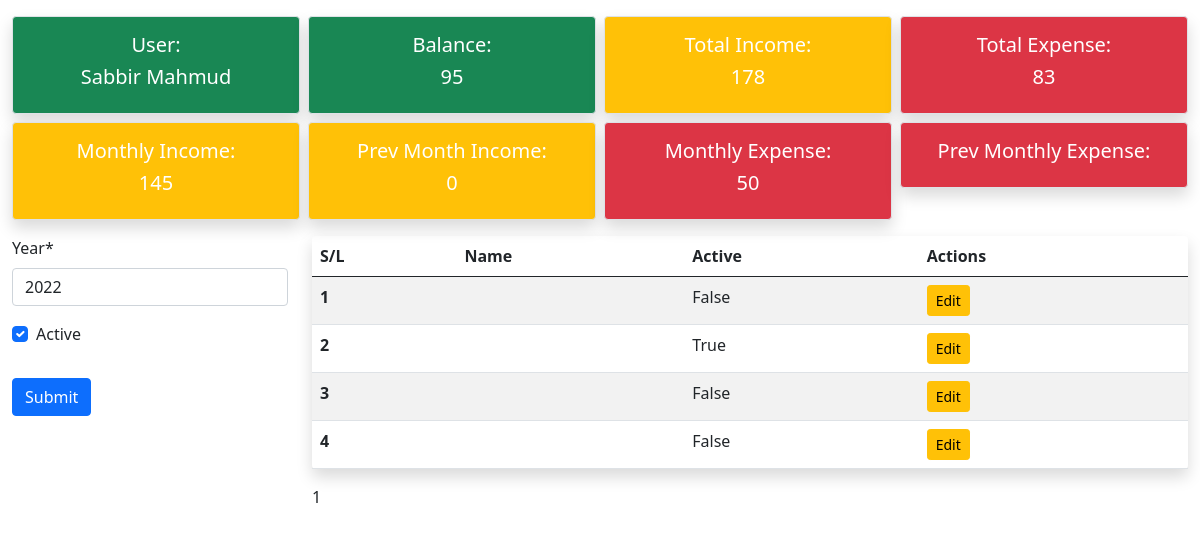
Screenshot of /years/1 (signed in) with the database file from the repository.
### history/models.py (models this page shows, shortened)
class Year(models.Model):
    year = models.CharField(max_length=10)
    active = models.BooleanField(default=False)

class Month(models.Model):
    month = models.CharField(max_length=10)
    active = models.BooleanField(default=False)

### history/views.py (the view)
# urls.py: path('years/<str:pk>', views.edit_years, name='edit_years'),
@login_required(login_url='login')
def edit_years(request, pk):
    user = request.user
    total_earn = 0
    if Income.objects.filter(user=user):
        total_earn = Income.objects.filter(
            user=user).aggregate(Sum('amount'))['amount__sum']
    monthly_earn = 0
    if Income.objects.filter(Q(month__active=True) & Q(
            year__active=True)):
        monthly_earn = Income.objects.filter(Q(user=user) & Q(month__active=True) & Q(
            year__active=True)).aggregate(Sum('amount'))['amount__sum']
    total_expense = 0
    if Expense.objects.filter(user=user):
        total_expense = Expense.objects.filter(
            user=user).aggregate(Sum('amount'))['amount__sum']
    monthly_expense = 0
    if Expense.objects.filter(Q(user=user) & Q(month__active=True) & Q(
            year__active=True)):
        monthly_expense = Expense.objects.filter(Q(user=user) & Q(month__active=True) & Q(
            year__active=True)).aggregate(Sum('amount'))['amount__sum']
    balance = total_earn - total_expense
    year = Year.objects.filter(id=pk).first()
    years = Month.objects.all().order_by('-id')
    p = Paginator(years, 15)
    page = request.GET.get('page')
    years = p.get_page(page)
    forms = YearForm(instance=year)
    if request.method == 'POST':
        forms = YearForm(request.POST, instance=year)
        if forms.is_valid():
            forms.save()
            return redirect('years')
    context = {
        'years': years,
        'forms': forms,
        'total_earn': total_earn,
        'monthly_earn': monthly_earn,
        'total_expense': total_expense,
        'monthly_expense': monthly_expense,
        'balance': balance,
    }
    return render(request, 'history/years.html', context)

### history/forms.py
class YearForm(ModelForm):
    class Meta:
        model = Year
        fields = ['year', 'active']

### history/templates/history/years.html (shortened to what this page needs)
{% extends 'history/dashboard.html' %}
{% load crispy_forms_tags %}
{% block content %}
<section>
    <div class="container-fluid mt-3">
        <div class="row">
            <div class="col-lg-3">
                <form action="" method="post">
                    {{forms|crispy}}
                    <input class="btn btn-primary my-3" type="submit" value="Submit">
                </form>
            </div>
            <div class="col-lg-9">
                <table class="table table-striped table-hover rounded shadow">
                    <thead>
                        <tr>
                            <th scope="col">S/L</th>
                            <th scope="col">Name</th>
                            <th scope="col">Active</th>
                            <th scope="col">Actions</th>
                        </tr>
                    </thead>
                    <tbody>
                        {% for year in years %}
                        <tr>
                            <th>{{forloop.counter}}</th>
                            <td>{{year.year}}</td>
                            <td>{{year.active}}</td>
                            <td>
                                <a href="{% url 'edit_years' year.id %}" class="btn btn-sm btn-warning">Edit</a>
                        </tr>
                        {% endfor %}
                </table>
                {{years.number}}
            </div>
        </div>
    </div>
</section>
{% endblock %}

### history/templates/history/dashboard.html (shortened to what this page needs)
{% load crispy_forms_tags %}
<!DOCTYPE html>
<html lang="en">
<head>
    <link href="https://cdn.jsdelivr.net/npm/bootstrap@5.0.2/dist/css/bootstrap.min.css" rel="stylesheet"
>
</head>
<body>
    <header class="header-area">
        <div class="container-fluid">
            <div class="row row-cols-lg-4 row-cols-sm-1 row-cols-1 g-2 mt-2">
                <div class="col">
                    <div class="p-3 border bg-success rounded shadow">
                        <a class="text-decoration-none" href="{% url 'task_list' %}">
                            <h5 class="text-white text-center">User: </h5>
                        </a>
                        <h5 class="text-white text-center">{{request.user.first_name}} {{request.user.last_name}}</h5>
                    </div>
                </div>
                <div class="col">
                    <div class="p-3 border bg-success rounded shadow">
                        <a class="text-decoration-none" href="{% url 'dashboard' %}">
                            <h5 class="text-white text-center">Balance: </h5>
                        </a>
                        <h5 class="text-white text-center">{{balance}}</h5>
                    </div>
                </div>
                <div class="col">
                    <div class="p-3 border bg-warning rounded shadow">
                        <a class="text-decoration-none" href="{% url 'incomes' %}">
                            <h5 class="text-white text-center">Total Income: </h5>
                        </a>
                        <h5 class="text-white text-center">{{total_earn}}</h5>
                    </div>
                </div>
                <div class="col">
                    <div class="p-3 border bg-danger rounded shadow">
                        <a class="text-decoration-none" href="{% url 'expenses' %}">
                            <h5 class="text-white text-center">Total Expense: </h5>
                        </a>
                        <h5 class="text-white text-center">{{total_expense}}</h5>
                    </div>
                </div>
                <div class="col">
                    <div class="p-3 border bg-warning rounded shadow">
                            <h5 class="text-white text-center">Monthly Income: </h5>
                        <h5 class="text-white text-center">{% if monthly_earn %}{{monthly_earn}}{% else %}0{% endif %}
                        </h5>
                    </div>
                </div>
                <div class="col">
                    <div class="p-3 border bg-warning rounded shadow">
                            <h5 class="text-white text-center">Prev Month Income: </h5>
                        <h5 class="text-white text-center">{% if prev_monthly_income %}{{prev_monthly_income}}{% else %}0{% endif %}
                        </h5>
                    </div>
                </div>
                <div class="col">
                    <div class="p-3 border bg-danger rounded shadow">
                            <h5 class="text-white text-center">Monthly Expense: </h5>
                        <h5 class="text-white text-center">{{monthly_expense}}</h5>
                    </div>
                </div>
                <div class="col">
                    <div class="p-3 border bg-danger rounded shadow">
                            <h5 class="text-white text-center">Prev Monthly Expense: </h5>
                    </div>
                </div>
            </div>
        </div>
    </header>
    {% block content %}{% endblock content %}
</body>
</html>

### rows the page displays
Year: year "2022", active "☑"
Month: active "False"
Month: active "True"
Month: active "False"
Month: active "False"

### other values shown
{{ request.user.first_name }} "Sabbir"
{{ request.user.last_name }} "Mahmud"
{{ balance }} "95"
{{ total_earn }} "178"
{{ total_expense }} "83"
{{ monthly_earn }} "145"
{{ monthly_expense }} "50"
{{ years.number }} "1"
